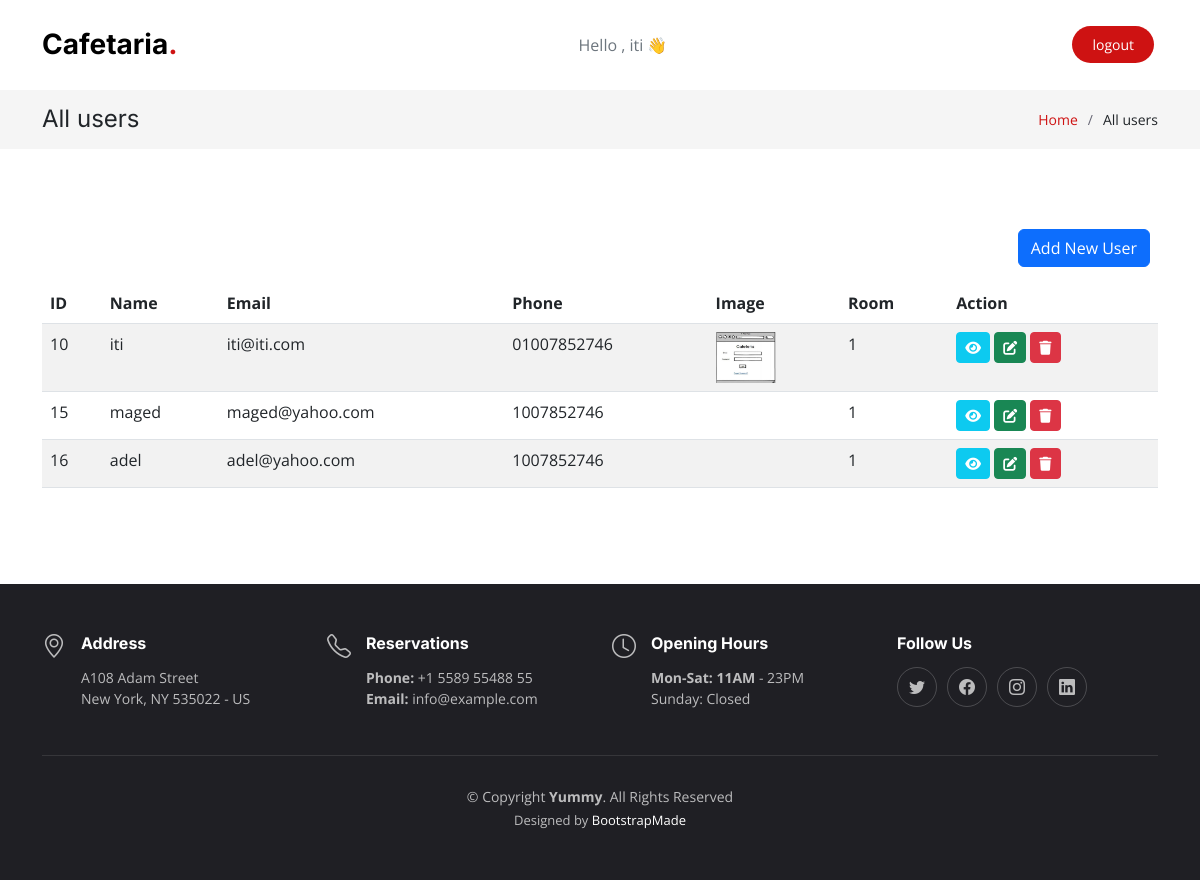
The page /views/allUsers.php (signed in) on the database as committed earlier.
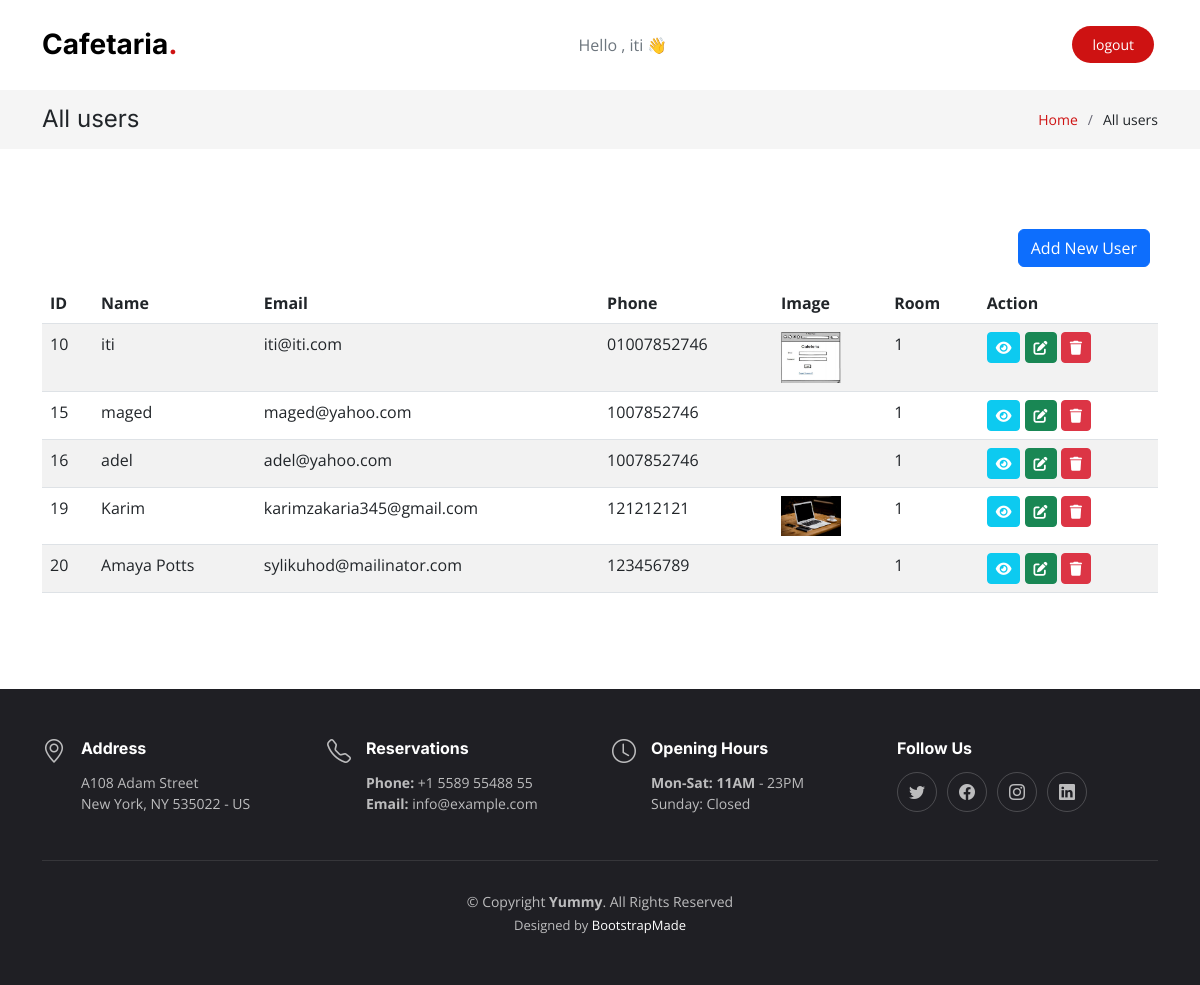
The same page on the database as committed later.
### tables this page shows
CREATE TABLE `users` (
  `id` int(11) NOT NULL,
  `room_id` int(11) NOT NULL,
  `name` varchar(50) NOT NULL,
  `email` varchar(50) NOT NULL,
  `password` varchar(255) NOT NULL,
  `is_admin` tinyint(1) NOT NULL DEFAULT 0,
  `phone` varchar(11) NOT NULL,
  `image` varchar(255) DEFAULT NULL
);

### controllers/UserController.php (called while the page is built, shortened)
<?php
class User
{
    public function index()
    {
        global $conn;
        $sql = "SELECT * from users";
        $result = $conn->query($sql);
        $users = [];
        if ($result->num_rows > 0) {
            while ($row = $result->fetch_assoc()) {
                array_push($users, $row);
            }
            return $users;
        } else {
            return false;
        }
    }
}

### views/allUsers.php (the view, shortened to what this page needs)
<!DOCTYPE html>
<html lang="en">
<head>
    <link href="../assets/vendor/bootstrap/css/bootstrap.min.css" rel="stylesheet" />
    <link href="../assets/vendor/bootstrap-icons/bootstrap-icons.css" rel="stylesheet" />
    <link href="../assets/vendor/aos/aos.css" rel="stylesheet" />
    <link href="../assets/vendor/glightbox/css/glightbox.min.css" rel="stylesheet" />
    <link href="../assets/vendor/swiper/swiper-bundle.min.css" rel="stylesheet" />
    <link rel="stylesheet" href="https://cdn.jsdelivr.net/npm/bootstrap@5.2.2/dist/css/bootstrap.min.css">
    <link rel="stylesheet" href="https://cdnjs.cloudflare.com/ajax/libs/font-awesome/6.2.0/css/all.min.css" />
    <link href="../assets/css/main.css" rel="stylesheet" />
</head>
<?php
include('../includes/navbar.php');
?>
<?php
include('../controllers/DBController.php');
include('../controllers/UserController.php');
$users = new User();
$users = $users->index();
?>
<main id="main">
    <div class="breadcrumbs">
        <div class="container">
            <div class="d-flex justify-content-between align-items-center">
                <h2>All users</h2>
                <ol>
                    <li><a href="index.html">Home</a></li>
                    <li>All users</li>
                </ol>
            </div>
        </div>
    </div>
    <section class="sample-page">
        <div class="container">
            <div class="d-grid gap-2 d-md-flex justify-content-md-end">
                <a class="btn btn-primary mb-3 mt-0  me-2" href="<?php echo url('views/addUser.php') ?>">
                    Add New User
                </a>
            </div>
            <div class="table-responsive">
                <table class="table table-striped">
                    <thead>
                        <th>ID</th>
                        <th>Name</th>
                        <th>Email</th>
                        <th>Phone</th>
                        <th>Image</th>
                        <th>Room</th>
                        <th>Action</th>
                    </thead>
                    <tbody>
                        <?php foreach ($users as $user) { ?>
                            <tr>
                                <td><?php echo $user["id"] ?> </td>
                                <td><?php echo $user["name"] ?> </td>
                                <td><?php echo $user["email"] ?> </td>
                                <td><?php echo $user["phone"] ?> </td>
                                <td><img width="60px" src="../uploads/<?php echo $user['image']; ?>" alt=""> </td>
                                <td><?php echo $user["room_id"] ?> </td>
                                <td>
                                    <a href="show.php?id=<?php echo $user['id']; ?>" title="show" class="btn btn-info text-white btn-sm">
                                        <i class="fas fa-eye"></i>
                                    </a>
                                    <a href="edit.php?id=<?php echo $user['id']; ?>" title="edit" class="btn btn-success text-white btn-sm">
                                        <i class="fas fa-edit"></i>
                                    </a>
                                    <a href="destroy.php?id=<?php echo $user['id']; ?>" title="Delete" class="btn btn-danger btn-sm" onclick="return confirm('Are You Sure You Want To Delete This User ?') ;">
                                        <i class="fas fa-trash"></i>
                                    </a>
                                </td>
                            </tr>
                        <?php } ?>
                    </tbody>
                </table>
            </div>
        </div>
    </section>
</main>
<?php include('../includes/footer.php'); ?>

### includes/navbar.php (shortened to what this page needs)
<?php
function Url($input = null)
{
    return "http://" . $_SERVER['HTTP_HOST'] . "/Cafeteria_project/" . $input;
}
?>
<body>
    <header id="header" class="header fixed-top d-flex align-items-center">
        <div class="container d-flex align-items-center justify-content-between">
            <a href="index.html" class="logo d-flex align-items-center me-auto me-lg-0">
                <h1>Cafetaria<span>.</span></h1>
            </a>
            <?php if (isset($_SESSION["id"])) { ?>
                <a class="nav-item nav-link disabled text-muted mx-0">Hello , <?php echo $_SESSION["name"] . " 👋" ?></a>
                <a class="btn-book-a-table mx-1" href="<?php echo url('handlers/handleLogout.php') ?>">logout</a>
            <?php } ?>
        </div>
    </header>

### includes/footer.php
<footer id="footer" class="footer">
    <div class="container">
        <div class="row gy-3">
            <div class="col-lg-3 col-md-6 d-flex">
                <i class="bi bi-geo-alt icon"></i>
                <div>
                    <h4>Address</h4>
                    <p>
                        A108 Adam Street <br />
                        New York, NY 535022 - US<br />
                    </p>
                </div>
            </div>
            <div class="col-lg-3 col-md-6 footer-links d-flex">
                <i class="bi bi-telephone icon"></i>
                <div>
                    <h4>Reservations</h4>
                    <p>
                        <strong>Phone:</strong> +1 5589 55488 55<br />
                        <strong>Email:</strong> info@example.com<br />
                    </p>
                </div>
            </div>
            <div class="col-lg-3 col-md-6 footer-links d-flex">
                <i class="bi bi-clock icon"></i>
                <div>
                    <h4>Opening Hours</h4>
                    <p>
                        <strong>Mon-Sat: 11AM</strong> - 23PM<br />
                        Sunday: Closed
                    </p>
                </div>
            </div>
            <div class="col-lg-3 col-md-6 footer-links">
                <h4>Follow Us</h4>
                <div class="social-links d-flex">
                    <a href="#" class="twitter"><i class="bi bi-twitter"></i></a>
                    <a href="#" class="facebook"><i class="bi bi-facebook"></i></a>
                    <a href="#" class="instagram"><i class="bi bi-instagram"></i></a>
                    <a href="#" class="linkedin"><i class="bi bi-linkedin"></i></a>
                </div>
            </div>
        </div>
    </div>
    <div class="container">
        <div class="copyright">
            &copy; Copyright <strong><span>Yummy</span></strong>. All Rights Reserved
        </div>
        <div class="credits">
            Designed by <a href="https://bootstrapmade.com/">BootstrapMade</a>
        </div>
    </div>
</footer>

### assets/css/main.css (style rules this page uses)
:root { --font-default: "Open Sans", system-ui, -apple-system, "Segoe UI", Roboto, "Helvetica Neue", Arial, "Noto Sans", "Liberation Sans", sans-serif, "Apple Color Emoji", "Segoe UI Emoji", "Segoe UI Symbol", "Noto Color Emoji"; --font-primary: "Amatic SC", sans-serif; --font-secondary: "Inter", sans-serif; }
:root { --color-default: #212529; --color-primary: #ce1212; --color-secondary: #37373f; }
:root { scroll-behavior: smooth; }
body { font-family: var(--font-default); color: var(--color-default); }
a { color: var(--color-primary); text-decoration: none; }
h1, h2, h3, h4, h5, h6 { font-family: var(--font-secondary); }
section { overflow: hidden; padding: 80px 0; }
.breadcrumbs { padding: 15px 0; background: rgba(55, 55, 63, 0.05); margin-top: 90px; }
.breadcrumbs h2 { font-size: 24px; font-weight: 400; margin: 0; }
.breadcrumbs ol { display: flex; flex-wrap: wrap; list-style: none; padding: 0; margin: 0; font-size: 14px; }
.breadcrumbs ol li+li { padding-left: 10px; }
.breadcrumbs ol li+li::before { display: inline-block; padding-right: 10px; color: #676775; content: "/"; }
.header { background: #fff; transition: all 0.5s; z-index: 997; height: 90px; border-bottom: 1px solid #fff; }
.header .logo h1 { font-size: 28px; font-weight: 700; color: #000; margin: 0; font-family: var(--font-secondary); }
.header .logo h1 span { color: var(--color-primary); }
.header .btn-book-a-table, .header .btn-book-a-table:focus { font-size: 14px; color: #fff; background: var(--color-primary); padding: 8px 20px; margin-left: 30px; border-radius: 50px; transition: 0.3s; }
section { scroll-margin-top: 90px; }
.footer { font-size: 14px; background-color: #1f1f24; padding: 50px 0; color: rgba(255, 255, 255, 0.7); }
.footer .icon { margin-right: 15px; font-size: 24px; line-height: 0; }
.footer h4 { font-size: 16px; font-weight: bold; position: relative; padding-bottom: 5px; color: #fff; }
.footer .footer-links { margin-bottom: 30px; }
.footer .social-links a { display: flex; align-items: center; justify-content: center; width: 40px; height: 40px; border-radius: 50%; border: 1px solid rgba(255, 255, 255, 0.2); font-size: 16px; color: rgba(255, 255, 255, 0.7); margin-right: 10px; transition: 0.3s; }
.footer .copyright { text-align: center; padding-top: 30px; border-top: 1px solid rgba(255, 255, 255, 0.1); }
.footer .credits { padding-top: 4px; text-align: center; font-size: 13px; }
.footer .credits a { color: #fff; }

Rows that differ between the two databases and show on the page:
added users: id "19", name "Karim", email "karimzakaria345@gmail.com", phone "121212121", image (picture), room "1"
added users: id "20", name "Amaya Potts", email "sylikuhod@mailinator.com", phone "123456789", room "1"
